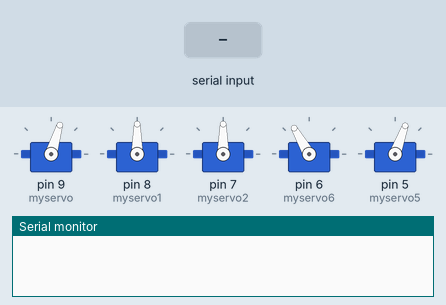
A sketch run on a simulated Arduino Mega 2560, built with avr-gcc and run on an emulated ATmega2560. Parts: 5 × servo, the last lines printed to the serial monitor. The test bench sets the inputs (shaded band).

Above: at 1.2 s.
1.3 s: "look left" received over Serial
At 2.1 s:
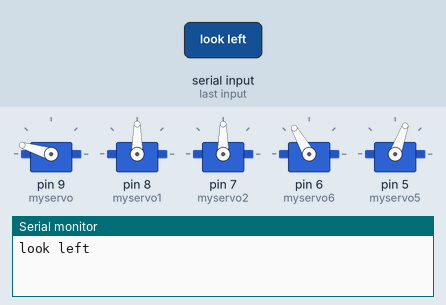
2.8 s: "look right" received over Serial
At 3.6 s:
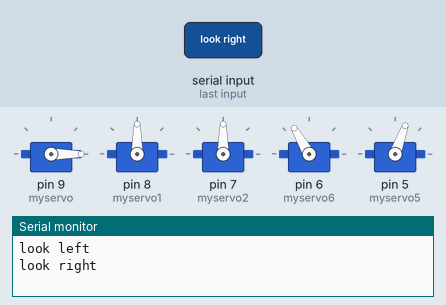
4.4 s: "wali utho" received over Serial
At 5.6 s:
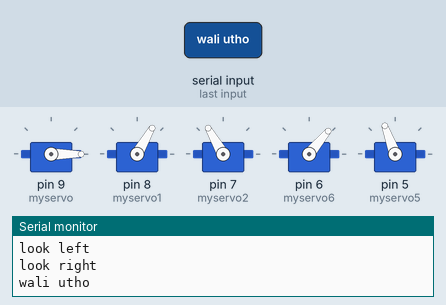
5.9 s: "look front" received over Serial
At 7.2 s:
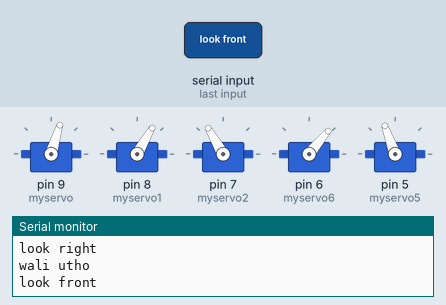
7.5 s: "look up" received over Serial
At 8.7 s:
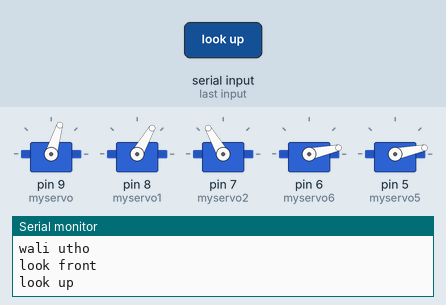
9.0 s: "look down" received over Serial
At 10.5 s:
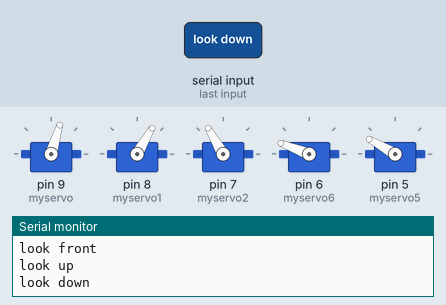
Timing chart, 0 to 11.5 s (numbered marks = the images above; inputs shaded):
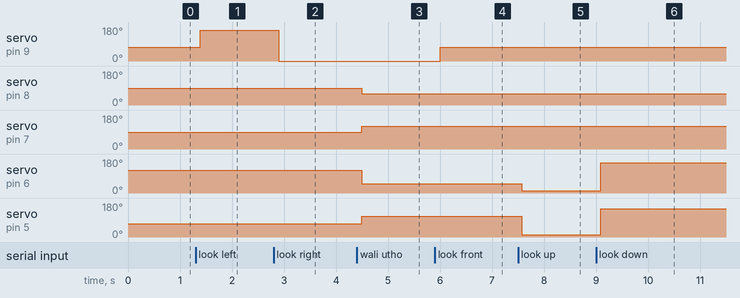

Measured:
- after the input at 1.3 s, servo on pin 9 (myservo): 73° → 163° after 0.09 s
- after the input at 2.8 s, servo on pin 9 (myservo): 163° → 0° after 0.10 s
- after the input at 4.4 s, servo on pin 8 (myservo1): 90° → 60° after 0.09 s; servo on pin 7 (myservo2): 90° → 120° after 0.09 s; servo on pin 6 (myservo6): 120° → 50° after 0.09 s; servo on pin 5 (myservo5): 70° → 110° after 0.09 s
- after the input at 5.9 s, servo on pin 9 (myservo): 0° → 73° after 0.10 s
- after the input at 7.5 s, servo on pin 6 (myservo6): 50° → 12° after 0.08 s; servo on pin 5 (myservo5): 110° → 12° after 0.08 s
- after the input at 9.0 s, servo on pin 6 (myservo6): 12° → 159° after 0.09 s; servo on pin 5 (myservo5): 12° → 150° after 0.09 s

The sketch:

Wall-E_Eye___Neck_Movement_Code.ino
```cpp
// This is ongoing project so for latest code & Modifications visit: https://github.com/deepaksahiitm/Wall-E-Robot.git
// Your Suggestions & support for this project will be highly appreciated.
// This code is for neck & eye movement only.In this project 2 servo motor is for eye & 3 for neck.

#include <Servo.h>  // its include servo library for servo motor
Servo myservo;
Servo myservo1;
Servo myservo2;
Servo myservo6;
Servo myservo5;
int pos = 73;  //define the initial Position of servo
int pos1 = 90;
int pos2 = 90;
int pos6 = 120;
int pos5 = 70;

String voice;

void setup()
{
  Serial.begin(9600);
  myservo.attach(9);       // attached the servo signal wire to 9 no. pin of Arduino Mega
  myservo1.attach(8);
  myservo2.attach(7);      // 7,8 & 9 no. servo for neck motion
  myservo6.attach(6);       // 5 & 6 no. servo for eye motion
  myservo5.attach(5);


   myservo.write(pos);   //sets the Servo in defined initial position
   myservo1.write(pos1);
   myservo2.write(pos2);
   myservo6.write(pos6);
   myservo5.write(pos5);
}

void loop() {
  while(Serial.available()) {
    delay(10);
    char c=Serial.read();  //Reads the data(say voice) comming from serial communication (here bluetooh)
    if(c=='#')
    {break; }
    voice += c;            // stores the value in voice

}

if (voice.length() > 0) {
  Serial.println(voice);
  if (voice == "look left")

 for (pos = 163; pos <= 163; pos += 3)  //from any position robot will move neck to left most position,here we have measured left at 163 degree
    // in steps of 3 degree
    {
    myservo.write(pos);
    delay(1000);
    // waits 1s for the servo to reach the position
  }


  if (voice == "look right")
   for (pos = 0; pos >= 0; pos -= 3) {


    myservo.write(pos);

    delay(1000);
    }
     if (voice == "look front")
   for (pos = 73; pos <= 73; pos += 3) {


    myservo.write(pos);
    }

  if (voice == "wali utho")   // This will create a special effect combining the motion of eye & neck at once
  {
  for (pos5 = 110; pos5 <= 110; pos5 += 3) {
    myservo5.write(pos5);
  }
    for (pos6 = 50; pos6 <= 50; pos6 += 3) {
    myservo6.write(pos6);
    }
   for (pos1 = 90; pos1 >= 60; pos1 -= 10) {
    // in steps of 1 degree
    myservo1.write(pos1);

    }
    for (pos2 = 90; pos2 <= 120; pos2 += 10) {
    // in steps of 1 degree
      myservo2.write(pos2);
    }
   delay(1000);

  }
  if (voice == "wali cooldown"){

   for (pos5 = 70; pos5 <= 70; pos5 += 3) {
    // in steps of 1 degree

    myservo5.write(pos5);
  }
    for (pos6 = 120; pos6 <= 120; pos6 += 3) {
    // in steps of 1 degree

    myservo6.write(pos6);
    }
 for (pos1 = 60; pos1 <= 90; pos1 += 3) {
    // in steps of 1 degree
    myservo1.write(pos1);

    }
    for (pos2 = 120; pos2 >= 90; pos2 -= 3) {

      myservo2.write(pos2);
    }
   delay(1000);

  }

   if (voice == "look up")  // Neck upp
   {
    for (pos5 = 90; pos5 >= 10; pos5 -= 3) {

    myservo5.write(pos5);
     }
   for (pos6 = 90; pos6 >= 10; pos6 -= 3) {

    myservo6.write(pos6);

    }
   }
    if (voice == "look down")  // neck down
    {
    for (pos5 = 90; pos5 <= 150; pos5 += 3)
    {
    myservo5.write(pos5);
    }
  for (pos6 = 90; pos6 <= 160; pos6 += 3)
  {
   myservo6.write(pos6);
    }
   }
   if (voice == "look straight")
   for (pos5 = 90; pos5 <= 90; pos5 += 3)
   {
    myservo5.write(pos5);
    for (pos6 = 90; pos6 <= 90; pos6 += 3)
    {
    myservo6.write(pos6);
    }
   }
voice="";
}
}
```
